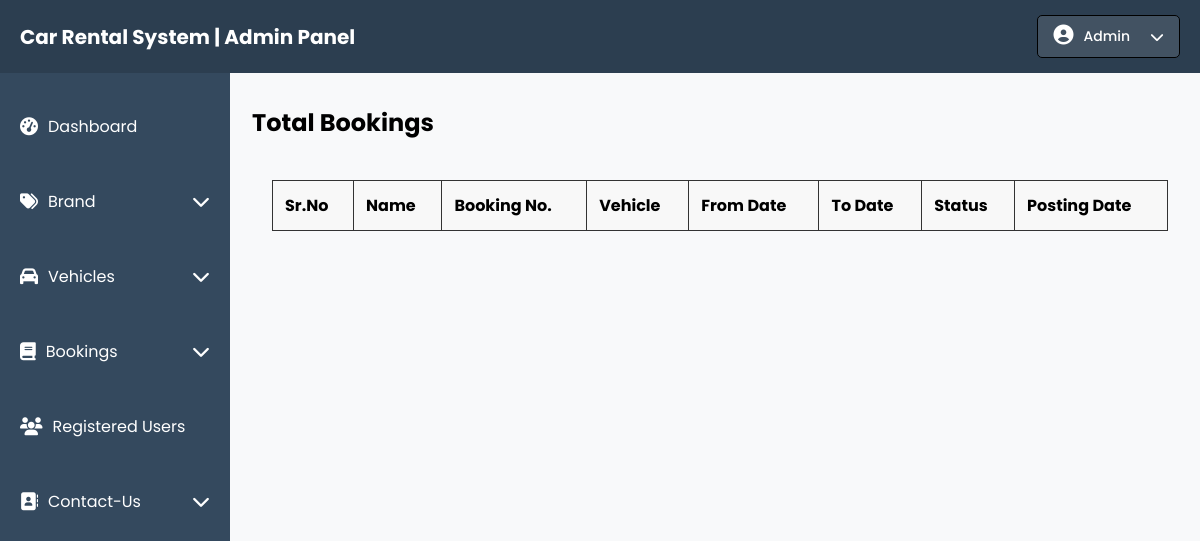
The page /Admin/total-booking.php on the database as committed earlier.
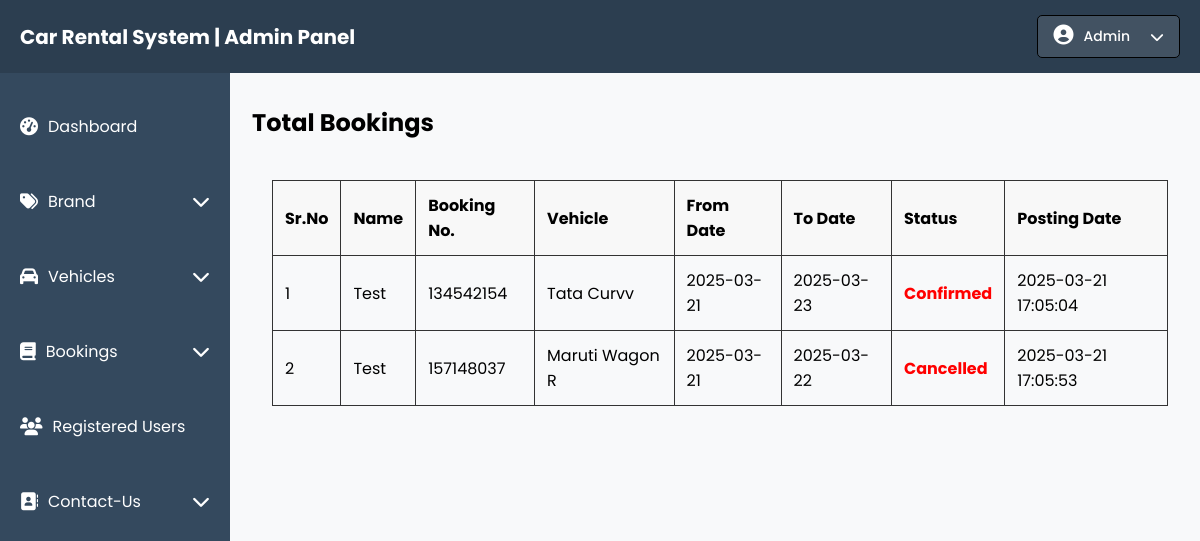
The same page on the database as committed later.
### tables this page shows
CREATE TABLE `bookings` (
  `id` int(11) NOT NULL,
  `booking_number` varchar(20) NOT NULL,
  `user_id` int(11) NOT NULL,
  `email` varchar(255) NOT NULL,
  `vehicle_id` int(11) NOT NULL,
  `from_date` date NOT NULL,
  `to_date` date NOT NULL,
  `message` text DEFAULT NULL,
  `status` enum('new','confirmed','cancelled') DEFAULT 'new',
  `created_at` timestamp NOT NULL DEFAULT current_timestamp()
);

CREATE TABLE `users` (
  `id` int(11) NOT NULL,
  `first_name` varchar(50) NOT NULL,
  `last_name` varchar(50) NOT NULL,
  `email` varchar(100) NOT NULL,
  `phone` varchar(20) NOT NULL,
  `address` varchar(255) DEFAULT NULL,
  `pincode` varchar(10) NOT NULL,
  `state` varchar(100) NOT NULL,
  `password` varchar(255) NOT NULL,
  `created_at` timestamp NOT NULL DEFAULT current_timestamp(),
  `reset_token` varchar(100) DEFAULT NULL
);

CREATE TABLE `vehicles` (
  `id` int(11) NOT NULL,
  `vehicle_title` varchar(255) NOT NULL,
  `brand_id` int(11) NOT NULL,
  `vehicle_overview` text NOT NULL,
  `price_per_day` decimal(10,2) NOT NULL,
  `fuel_type` varchar(50) NOT NULL,
  `model_year` year(4) NOT NULL,
  `seating_capacity` int(11) NOT NULL,
  `image1` text DEFAULT NULL,
  `image2` text DEFAULT NULL,
  `image3` text DEFAULT NULL,
  `image4` text DEFAULT NULL,
  `image5` text DEFAULT NULL,
  `image6` text DEFAULT NULL,
  `air_conditioner` tinyint(4) DEFAULT NULL,
  `power_steering` tinyint(4) DEFAULT NULL,
  `cd_player` tinyint(4) DEFAULT NULL,
  `power_door_locks` tinyint(4) DEFAULT NULL,
  `driver_airbag` tinyint(4) DEFAULT NULL,
  `central_locking` tinyint(4) DEFAULT NULL,
  `antilock_braking_system` varchar(255) DEFAULT NULL,
  `passenger_airbag` tinyint(4) DEFAULT NULL,
  `crash_sensor` tinyint(4) DEFAULT NULL,
  `brake_assist` tinyint(4) DEFAULT NULL,
  `power_windows` tinyint(4) DEFAULT NULL,
  `leather_seats` tinyint(4) DEFAULT NULL,
  `created_at` timestamp NOT NULL DEFAULT current_timestamp(),
  `updated_at` timestamp NOT NULL DEFAULT current_timestamp() ON UPDATE current_timestamp()
);

### Admin/total-booking.php (the view, shortened to what this page needs)
<?php
include 'connection.php';
try {
    $sql = "SELECT
                b.id AS booking_id,
                u.first_name AS user_name,
                b.booking_number,
                v.vehicle_title AS vehicle_name,
                b.from_date,
                b.to_date,
                b.status,
                b.created_at
            FROM bookings b
            JOIN users u ON b.email = u.email
            JOIN vehicles v ON b.vehicle_id = v.id
            ORDER BY b.created_at";
    $stmt = $pdo->prepare($sql);
    $stmt->execute();
    $bookings = $stmt->fetchAll(PDO::FETCH_ASSOC);
} catch (PDOException $e) {
    die("Database error: " . $e->getMessage());
}
?>
<!DOCTYPE html>
<html lang="en">
    <head>
        <link rel="stylesheet" href="style.css">
        <link rel="stylesheet" href="https://cdnjs.cloudflare.com/ajax/libs/font-awesome/6.7.2/css/all.min.css" />
    </head>
    <body>
        <?php include 'include/navbar.php'; ?>
        <div class="main-container">
            <?php include 'include/sidebar.php'; ?>
            <div class="new-booking-content">
                <h2>Total Bookings</h2>
                <div class="new-booking-container">
                    <table>
                        <thead>
                            <tr>
                                <th>Sr.No</th>
                                <th>Name</th>
                                <th>Booking No.</th>
                                <th>Vehicle</th>
                                <th>From Date</th>
                                <th>To Date</th>
                                <th>Status</th>
                                <th>Posting Date</th>
                            </tr>
                        </thead>
                        <tbody>
                            <?php
                            $count = 1;
                            foreach ($bookings as $row) {
                                $status_text = ucfirst($row['status']);
                                $status_link = "<a href='booking-details.php?id={$row['booking_id']}' style='color: red; font-weight: bold; text-decoration: none;' onmouseover='this.style.textDecoration=\"underline\"' onmouseout='this.style.textDecoration=\"none\"'>{$status_text}</a>";
                                echo "<tr>
                                        <td>{$count}</td>
                                        <td>{$row['user_name']}</td>
                                        <td>{$row['booking_number']}</td>
                                        <td>{$row['vehicle_name']}</td>
                                        <td>{$row['from_date']}</td>
                                        <td>{$row['to_date']}</td>
                                        <td>{$status_link}</td>
                                        <td>{$row['created_at']}</td>
                                    </tr>";
                                $count++;
                            }
                            ?>
                        </tbody>
                    </table>
                </div>
            </div>
        </div>
    </body>
</html>

Rows that differ between the two databases and show on the page:
added bookings: user.first_name "Test", booking_number "134542154", vehicle.vehicle_title "Tata Curvv", from_date "2025-03-21", to_date "2025-03-23", status "Confirmed", created_at "2025-03-21 17:05:04"
added bookings: user.first_name "Test", booking_number "157148037", vehicle.vehicle_title "Maruti Wagon R", from_date "2025-03-21", to_date "2025-03-22", status "Cancelled", created_at "2025-03-21 17:05:53"
